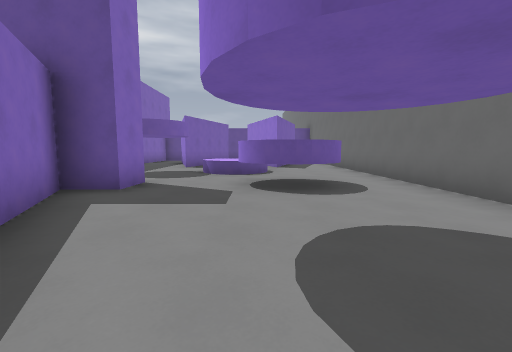
view 1 (above)

12 first-person views from a walk through a Godot game level. The camera is 1.4 m above the floor, tilts 6° down and sees 90° across. The floor is counted in squares, 2 m on a side. Each view is taken from the middle of a square. On the plan, view 1 faces up. The plan holds only what a view shows up to about 9 squares ahead; the rest is blank. The place goes on beyond the plan.

view 2
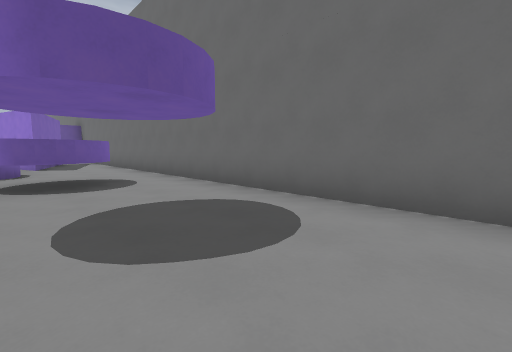

view 3
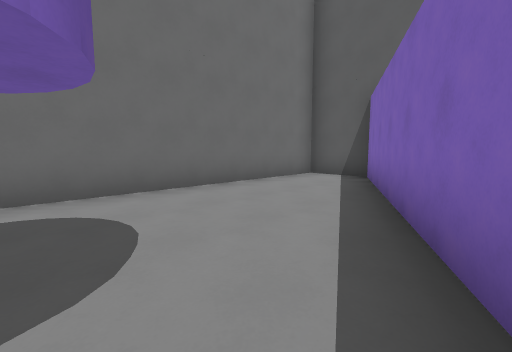

view 4
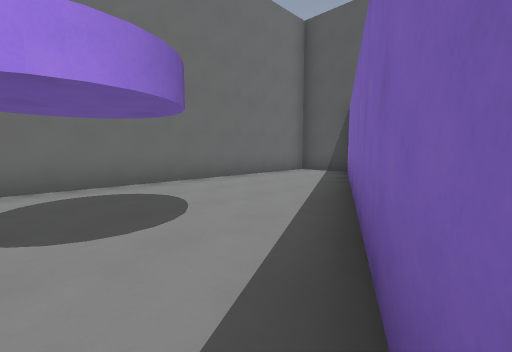

view 5
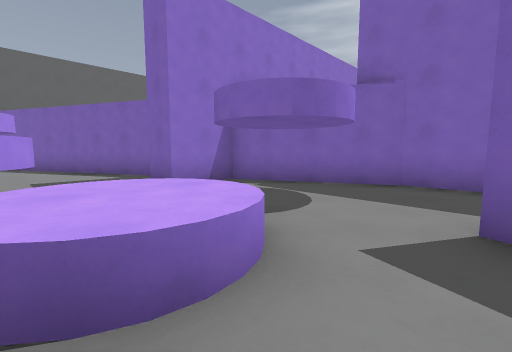

view 6
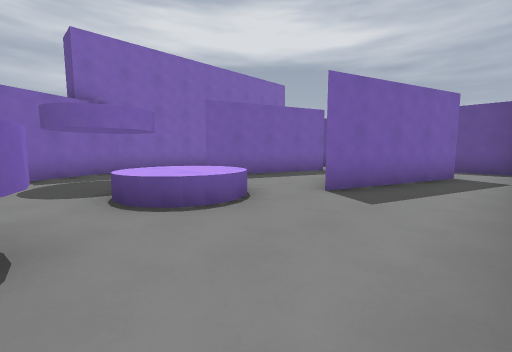

view 7
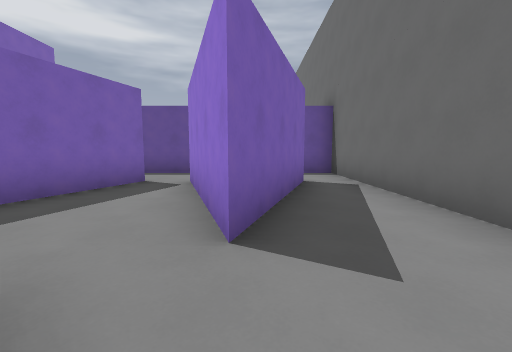

view 8
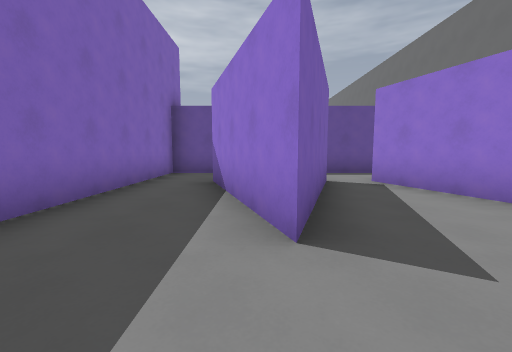

view 9
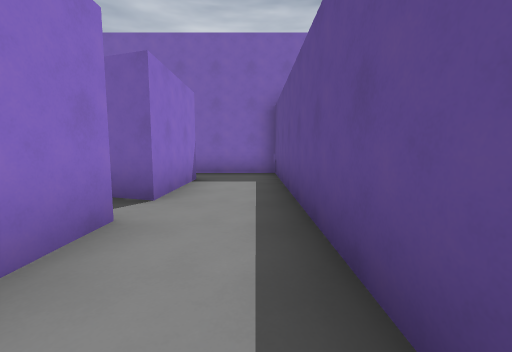

view 10
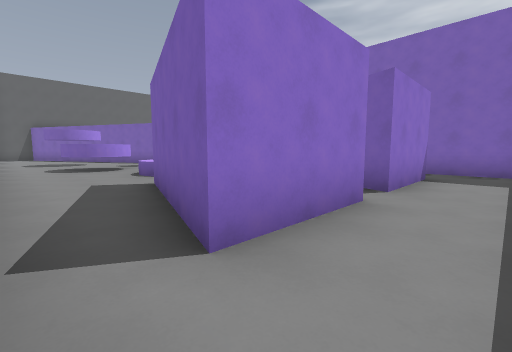

view 11
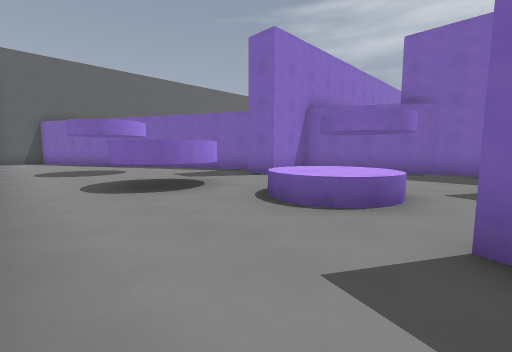

view 12
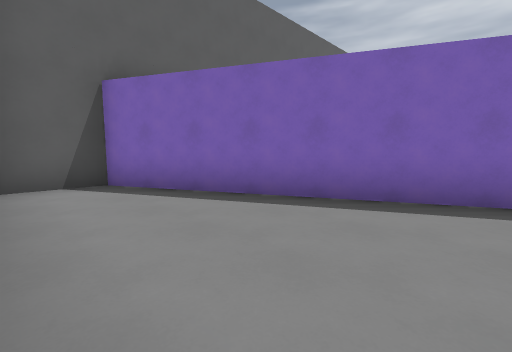

### Floor plan
Key: @ floor where view 1 was taken; # wall or solid block; . floor; ^ raised ledge.
Columns run from 6 left of view 1 to 4 right of it. Each row starts with its distance up from view 1.
 16 ###########
 15 #.........#
 14 #.........#
 13 #..##.###.#
 12 #..##.##..#
 11 #..#...#..#
 10 #..#...#..#
  9 #....^....#
  8 #....^^...#
  7 ##...^....#
  6  #....##..#
  5  ###..##..#
  4   #.......#
  3   ##......#
  2    #......#
  1    ##.....#
  0     #.@...#
 -1     ##....#
 -2      #....#
 -3      ##...#
 -4       #...#
 -5       ##..#
 -6        ####

Positions as (right, up) in squares from view 1, and headings:
1: (0, 0), facing up
2: (0, -1), facing up-right
3: (-1, 1), facing down-right
4: (-2, 2), facing down-right
5: (0, 10), facing down-left
6: (3, 6), facing up-left
7: (1, 8), facing up
8: (-3, 8), facing up
9: (2, 15), facing left
10: (3, 15), facing down-left
11: (3, 10), facing down-left
12: (3, 0), facing down-left
